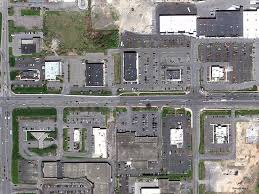
#> input picture images.jpg, 259 x 194 px, found by its file name
$ python segmentation.py
#> lines starting #> are read from the running program, lines starting #| are printed output that depends on the picture; long printed decimals are rounded
# -*- coding: utf-8 -*-
"""
Created on Sat Feb 10 14:14:34 2018

@author: parit
"""

import numpy as np
from sklearn.cluster import MeanShift, estimate_bandwidth
from sklearn.datasets.samples_generator import make_blobs
from itertools import cycle
from PIL import Image
import matplotlib.pyplot as plt
import matplotlib.pylab as pylab
#%matplotlib inline
pylab.rcParams['figure.figsize'] = 16, 12

image = Image.open('images.jpg')
#> image is the input picture: PIL image 259x194 RGB; mean R, G, B 132.4, 131.1, 128.2

# Image is (687 x 1025, RGB channels)
image = np.array(image)
original_shape = image.shape
#> original_shape = (194, 259, 3)

# Flatten image.
X = np.reshape(image, [-1, 3])

plt.imshow(image)
bandwidth = estimate_bandwidth(X, quantile=0.1, n_samples=100)
#> bandwidth = 24.02
print(bandwidth)
#| 24.018
ms = MeanShift(bandwidth=bandwidth, bin_seeding=True)
ms.fit(X)
labels = ms.labels_
print(labels.shape)
#| (50246,)
cluster_centers = ms.cluster_centers_
#> cluster_centers = [[134.4, 132.5, 133.3], [209.2, 202.2, 196.4], [249.4, 248.8, 248.6], [8.43, 7.07, 8.81]]
print(cluster_centers.shape)
#| (4, 3)

labels_unique = np.unique(labels)
#> labels_unique = [0, 1, 2, 3]
n_clusters_ = len(labels_unique)
#> n_clusters_ = 4

print("number of estimated clusters : %d" % n_clusters_)
#| number of estimated clusters : 4
segmented_image = np.reshape(labels, original_shape[:2])  # Just take size, ignore RGB channels.
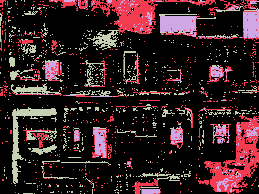
#> segmented_image: shape (194, 259) int64; 4 distinct labels, from 0 to 3; one colour per label, 0 black
plt.figure(2)
plt.subplot(1, 2, 1)
plt.imshow(image)
plt.axis('off')
plt.subplot(1, 2, 2)
plt.imshow(segmented_image)
plt.axis('off')
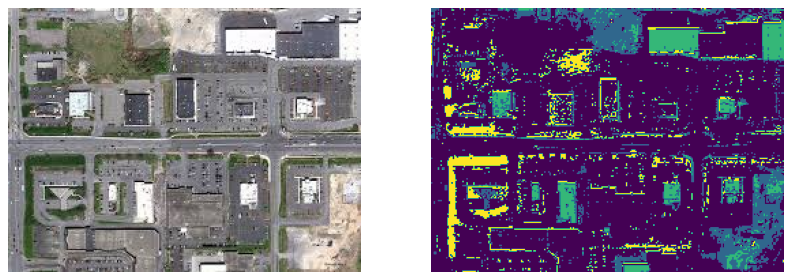
#> figure drawn by matplotlib, 2 panels
